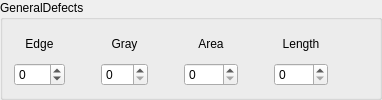
    <widget class="QGroupBox" name="groupBox">
     <property name="title">
      <string>GeneralDefects</string>
     </property>
     <layout class="QHBoxLayout" name="horizontalLayout_10">
      <item>
       <layout class="QVBoxLayout" name="verticalLayout">
        <item>
         <widget class="QLabel" name="label">
          <property name="text">
           <string>Edge</string>
          </property>
          <property name="alignment">
           <set>Qt::AlignCenter</set>
          </property>
         </widget>
        </item>
        <item>
         <widget class="QSpinBox" name="spinEdge">
          <property name="minimum">
           <number>-255</number>
          </property>
          <property name="maximum">
           <number>255</number>
          </property>
          <property name="value">
           <number>0</number>
          </property>
         </widget>
        </item>
       </layout>
      </item>
      <item>
       <spacer name="horizontalSpacer_3">
        <property name="orientation">
         <enum>Qt::Horizontal</enum>
        </property>
        <property name="sizeType">
         <enum>QSizePolicy::Fixed</enum>
        </property>
        <property name="sizeHint" stdset="0">
         <size>
          <width>30</width>
          <height>20</height>
         </size>
        </property>
       </spacer>
      </item>
      <item>
       <layout class="QVBoxLayout" name="verticalLayout_2">
        <item>
         <widget class="QLabel" name="label_3">
          <property name="text">
           <string>Gray</string>
          </property>
          <property name="alignment">
           <set>Qt::AlignCenter</set>
          </property>
         </widget>
        </item>
        <item>
         <widget class="QSpinBox" name="spinGray">
          <property name="maximum">
           <number>255</number>
          </property>
         </widget>
        </item>
       </layout>
      </item>
      <item>
       <spacer name="horizontalSpacer">
        <property name="orientation">
         <enum>Qt::Horizontal</enum>
        </property>
        <property name="sizeType">
         <enum>QSizePolicy::Fixed</enum>
        </property>
        <property name="sizeHint" stdset="0">
         <size>
          <width>30</width>
          <height>20</height>
         </size>
        </property>
       </spacer>
      </item>
      <item>
       <layout class="QVBoxLayout" name="verticalLayout_3">
        <item>
         <widget class="QLabel" name="label_6">
          <property name="text">
           <string>Area</string>
          </property>
          <property name="alignment">
           <set>Qt::AlignCenter</set>
          </property>
         </widget>
        </item>
        <item>
         <widget class="QSpinBox" name="spinArea">
          <property name="maximum">
           <number>9999</number>
          </property>
         </widget>
        </item>
       </layout>
      </item>
      <item>
       <spacer name="horizontalSpacer_4">
        <property name="orientation">
         <enum>Qt::Horizontal</enum>
        </property>
        <property name="sizeType">
         <enum>QSizePolicy::Fixed</enum>
        </property>
        <property name="sizeHint" stdset="0">
         <size>
          <width>30</width>
          <height>20</height>
         </size>
        </property>
       </spacer>
      </item>
      <item>
       <layout class="QVBoxLayout" name="verticalLayout_4">
        <item>
         <widget class="QLabel" name="label_5">
          <property name="text">
           <string>Length</string>
          </property>
          <property name="alignment">
           <set>Qt::AlignCenter</set>
          </property>
         </widget>
        </item>
        <item>
         <widget class="QSpinBox" name="spinLength">
          <property name="maximum">
           <number>9999</number>
          </property>
         </widget>
        </item>
       </layout>
      </item>
      <item>
       <spacer name="horizontalSpacer_2">
        <property name="orientation">
         <enum>Qt::Horizontal</enum>
        </property>
        <property name="sizeHint" stdset="0">
         <size>
          <width>40</width>
          <height>20</height>
         </size>
        </property>
       </spacer>
      </item>
     </layout>
    </widget>
